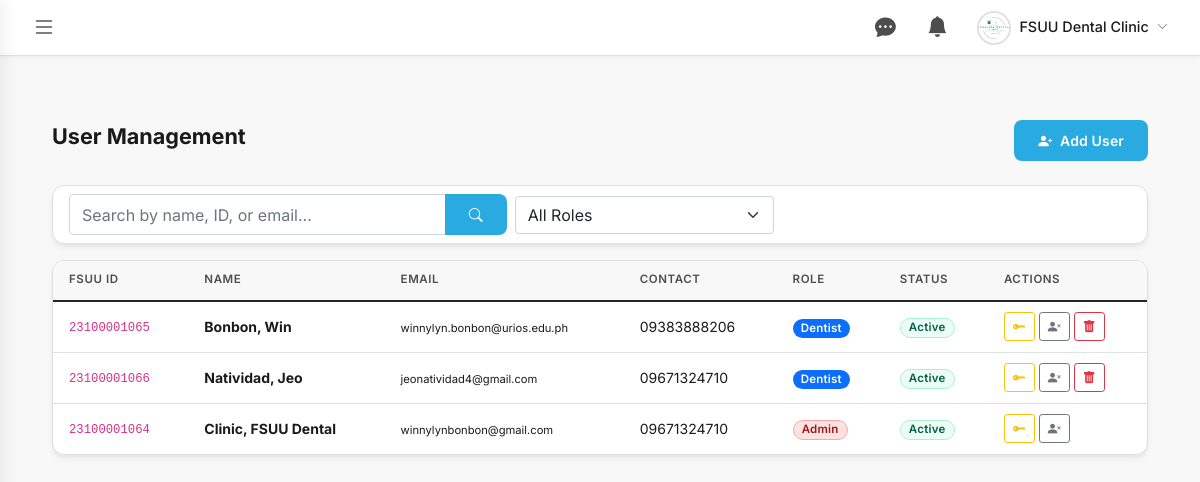
/admin/users.php (signed in), run on the app's committed database.
### tables this page shows
CREATE TABLE `users` (
  `user_id` int(11) NOT NULL,
  `fsuu_id` varchar(50) DEFAULT NULL,
  `first_name` varchar(100) NOT NULL,
  `last_name` varchar(100) NOT NULL,
  `email` varchar(191) NOT NULL,
  `password` varchar(255) DEFAULT NULL,
  `contact_number` varchar(20) DEFAULT NULL,
  `program` varchar(20) DEFAULT NULL,
  `verification_code` varchar(10) DEFAULT NULL,
  `is_verified` tinyint(1) DEFAULT 0,
  `role` enum('student','staff','dentist','admin') NOT NULL DEFAULT 'student',
  `is_active` tinyint(1) NOT NULL DEFAULT 1,
  `profile_picture` varchar(255) DEFAULT NULL,
  `created_at` datetime NOT NULL DEFAULT current_timestamp()
);

### admin/users.php (the view, shortened to what this page needs)
<?php
$db = getDB();
$search = $_GET['search'] ?? '';
$conditions = "u.role IN ('admin', 'dentist', 'staff')";
$users_result = $db->query("
    SELECT u.user_id, u.fsuu_id, u.first_name, u.last_name, u.email, u.contact_number, u.role, u.is_active
    FROM users u
    WHERE $conditions
    ORDER BY u.role ASC, u.last_name ASC
");
$role_colors = ['admin' => 'danger', 'dentist' => 'primary', 'staff' => 'success'];
?>
<!DOCTYPE html>
<html lang="en">
<head>
    <link href="https://cdn.jsdelivr.net/npm/bootstrap@5.1.3/dist/css/bootstrap.min.css" rel="stylesheet">
    <link rel="stylesheet" href="https://cdn.jsdelivr.net/npm/bootstrap-icons@1.8.1/font/bootstrap-icons.css">
    <link href="../assets/css/style.css" rel="stylesheet">
    <link href="../assets/css/admin-dashboard.css" rel="stylesheet">
</head>
<body>
    <div class="dashboard-wrapper">
        <div class="main-content">
            <?php include '../includes/admin-topbar.php'; ?>
            <div class="container-fluid my-4">
                <div class="d-flex justify-content-between align-items-center mb-4">
                    <h2>User Management</h2>
                    <button class="btn btn-primary" data-bs-toggle="modal" data-bs-target="#addUserModal">
                        <i class="bi bi-person-plus-fill me-1"></i> Add User
                    </button>
                </div>
                <div class="card mb-3">
                    <div class="card-body py-2">
                        <form class="row g-2 align-items-center" method="GET" action="">
                            <div class="col-md-5">
                                <div class="input-group">
                                    <input type="text" name="search" class="form-control" placeholder="Search by name, ID, or email..." value="<?php echo htmlspecialchars($search); ?>">
                                    <button class="btn btn-primary" type="submit"><i class="bi bi-search"></i></button>
                                </div>
                            </div>
                            <div class="col-md-3">
                                <select name="role" class="form-select" onchange="this.form.submit()">
                                    <option value="">All Roles</option>
                                </select>
                            </div>
                        </form>
                    </div>
                </div>
                <div class="card">
                    <div class="card-body p-0">
                        <div class="table-responsive">
                            <table class="table table-hover mb-0">
                                <thead class="table-light">
                                    <tr>
                                        <th>FSUU ID</th>
                                        <th>Name</th>
                                        <th>Email</th>
                                        <th>Contact</th>
                                        <th>Role</th>
                                        <th>Status</th>
                                        <th>Actions</th>
                                    </tr>
                                </thead>
                                <tbody>
                                    <?php if ($users_result && $users_result->num_rows > 0): ?>
                                        <?php while ($user = $users_result->fetch_assoc()): ?>
                                        <tr id="user-row-<?php echo $user['user_id']; ?>"
                                            class="user-row-clickable"
                                            data-id="<?php echo $user['user_id']; ?>"
                                            data-fsuu="<?php echo htmlspecialchars($user['fsuu_id']); ?>"
                                            data-firstname="<?php echo htmlspecialchars($user['first_name']); ?>"
                                            data-lastname="<?php echo htmlspecialchars($user['last_name']); ?>"
                                            data-email="<?php echo htmlspecialchars($user['email']); ?>"
                                            data-contact="<?php echo htmlspecialchars($user['contact_number']); ?>"
                                            data-role="<?php echo $user['role']; ?>"
                                            style="cursor: pointer;">
                                            <td><code><?php echo htmlspecialchars($user['fsuu_id']); ?></code></td>
                                            <td><strong><?php echo htmlspecialchars($user['last_name'] . ', ' . $user['first_name']); ?></strong></td>
                                            <td><small><?php echo htmlspecialchars($user['email']); ?></small></td>
                                            <td><?php echo htmlspecialchars($user['contact_number'] ?: 'N/A'); ?></td>
                                            <td>
                                                <span class="badge bg-<?php echo $role_colors[$user['role']] ?? 'secondary'; ?>">
                                                    <?php echo ucfirst($user['role']); ?>
                                                </span>
                                            </td>
                                            <td>
                                                <?php if ($user['is_active']): ?>
                                                    <span class="badge bg-success">Active</span>
                                                <?php else: ?>
                                                    <span class="badge bg-danger">Inactive</span>
                                                <?php endif; ?>
                                            </td>
                                            <td class="action-buttons" onclick="event.stopPropagation();">
                                                <button class="btn btn-sm btn-outline-warning reset-password-btn"
                                                    data-id="<?php echo $user['user_id']; ?>"
                                                    data-name="<?php echo htmlspecialchars($user['first_name'] . ' ' . $user['last_name']); ?>"
                                                    title="Reset Password">
                                                    <i class="bi bi-key-fill"></i>
                                                </button>
                                                <button class="btn btn-sm <?php echo $user['is_active'] ? 'btn-outline-secondary' : 'btn-outline-success'; ?> toggle-status-btn"
                                                    data-id="<?php echo $user['user_id']; ?>"
                                                    data-active="<?php echo $user['is_active']; ?>"
                                                    title="<?php echo $user['is_active'] ? 'Deactivate' : 'Activate'; ?>">
                                                    <i class="bi bi-<?php echo $user['is_active'] ? 'person-x-fill' : 'person-check-fill'; ?>"></i>
                                                </button>
                                                <?php if ($user['user_id'] != $_SESSION['user_id']): ?>
                                                <button class="btn btn-sm btn-outline-danger delete-user-btn"
                                                    data-id="<?php echo $user['user_id']; ?>"
                                                    data-name="<?php echo htmlspecialchars($user['first_name'] . ' ' . $user['last_name']); ?>"
                                                    title="Delete User">
                                                    <i class="bi bi-trash-fill"></i>
                                                </button>
                                                <?php endif; ?>
                                            </td>
                                        </tr>
                                        <?php endwhile; ?>
                                    <?php else: ?>
                                        <tr>
                                            <td colspan="7" class="text-center py-5 text-muted">No users found.</td>
                                        </tr>
                                    <?php endif; ?>
                                </tbody>
                            </table>
                        </div>
                    </div>
                </div>
            </div>
        </div>
    </div>
</body>
</html>

### assets/css/style.css (style rules this page uses)
:root { --primary-color: #29ABE2; --primary-color-hover: #1C9DD6; --secondary-bg: #F8F8F8; --primary-text: #1A1A1A; --accent-color: #E0F4FB; --bg-white: #FFFFFF; --text-light: #4D4D4D; --text-muted: #4D4D4D; --border-color: #E0E0E0; --sidebar-dark: #1A1A1A; --sidebar-text: #4D4D4D; --sidebar-active: #29ABE2; --teal: #29ABE2; --teal-hover: #1C9DD6; --teal-light: #E0F4FB; --card-shadow: 0 4px 6px -1px rgb(0 0 0 / 0.07), 0 2px 4px -2px rgb(0 0 0 / 0.05); --card-shadow-hover: 0 10px 15px -3px rgb(0 0 0 / 0.08), 0 4px 6px -4px rgb(0 0 0 / 0.05); --fs-xs: 0.7rem; --fs-sm: 0.8rem; --fs-base: 0.875rem; --fs-md: 0.95rem; --fs-lg: 1.1rem; --fs-xl: 1.35rem; --fs-2xl: 1.6rem; --fw-normal: 400; --fw-medium: 500; --fw-semi: 600; --fw-bold: 700; }
*, *::before, *::after { box-sizing: border-box; }
body { font-family: 'Inter', system-ui, -apple-system, sans-serif; font-size: var(--fs-base); background-color: #F8F8F8; color: var(--primary-text); line-height: 1.55; -webkit-font-smoothing: antialiased; }
h1, h2, h3, h4, h5, h6 { font-family: 'Inter', system-ui, sans-serif; line-height: 1.25; color: var(--primary-text); margin-top: 0; }
h2 { font-size: var(--fs-xl); font-weight: var(--fw-bold); }
.btn { font-size: var(--fs-base); font-weight: var(--fw-semi); letter-spacing: 0.01em; }
.btn-sm { font-size: var(--fs-sm); }
.badge { font-size: 0.72rem; font-weight: var(--fw-semi); padding: 0.3em 0.7em; border-radius: 9999px; letter-spacing: 0.02em; }
.table thead th { background-color: #F8F8F8; color: var(--text-light); font-weight: var(--fw-semi); font-size: 0.72rem; text-transform: uppercase; letter-spacing: 0.05em; border-bottom: 1px solid var(--border-color); padding: 0.65rem 1rem; white-space: nowrap; }
.table tbody td { font-size: var(--fs-base); color: var(--primary-text); vertical-align: middle; padding: 0.65rem 1rem; }
.table tbody tr:last-child td { border-bottom: none; }
small, .small { font-size: var(--fs-xs); }
.card { border: 1px solid var(--border-color); border-radius: 12px; box-shadow: var(--card-shadow); transition: all 0.3s cubic-bezier(0.4, 0, 0.2, 1); background-color: var(--bg-white); overflow: hidden; }
.btn-primary { background: #29ABE2; border: none; font-weight: 600; border-radius: 8px; padding: 10px 24px; transition: all 0.2s; color: #FFFFFF; }
.bg-success { background-color: #ecfdf5 !important; color: #065f46 !important; border: 1px solid #a7f3d0; }
.bg-danger { background-color: #fee2e2 !important; color: #991b1b !important; border: 1px solid #fca5a5; }

### assets/css/admin-dashboard.css (style rules this page uses)
body { background-color: var(--bg-white); margin: 0; overflow-x: hidden; color: var(--primary-text); }
.dashboard-wrapper { display: flex; min-height: 100vh; }
.main-content { flex-grow: 1; margin-left: 0; padding: 2.5rem; width: 100%; background-color: #F8F8F8; }
.table th { background-color: #F8F8F8; color: var(--text-light); font-weight: 600; text-transform: uppercase; font-size: 0.72rem; letter-spacing: 0.05em; padding: 0.65rem 1rem; }
.table td { padding: 0.65rem 1rem; vertical-align: middle; font-size: 0.875rem; }
.main-content { padding-top: calc(2.5rem + 56px) !important; }

### data on the page
users: fsuu "23100001065", last_name+first_name "Bonbon, Win", email "winnylyn.bonbon@urios.edu.ph", contact_number "09383888206", role "Dentist", is_active "Active"
users: fsuu "23100001066", last_name+first_name "Natividad, Jeo", email "jeonatividad4@gmail.com", contact_number "09671324710", role "Dentist", is_active "Active"
users: fsuu "23100001064", last_name+first_name "Clinic, FSUU Dental", email "winnylynbonbon@gmail.com", contact_number "09671324710", role "Admin", is_active "Active"

### other printed values
$adminFullName "FSUU Dental Clinic"
